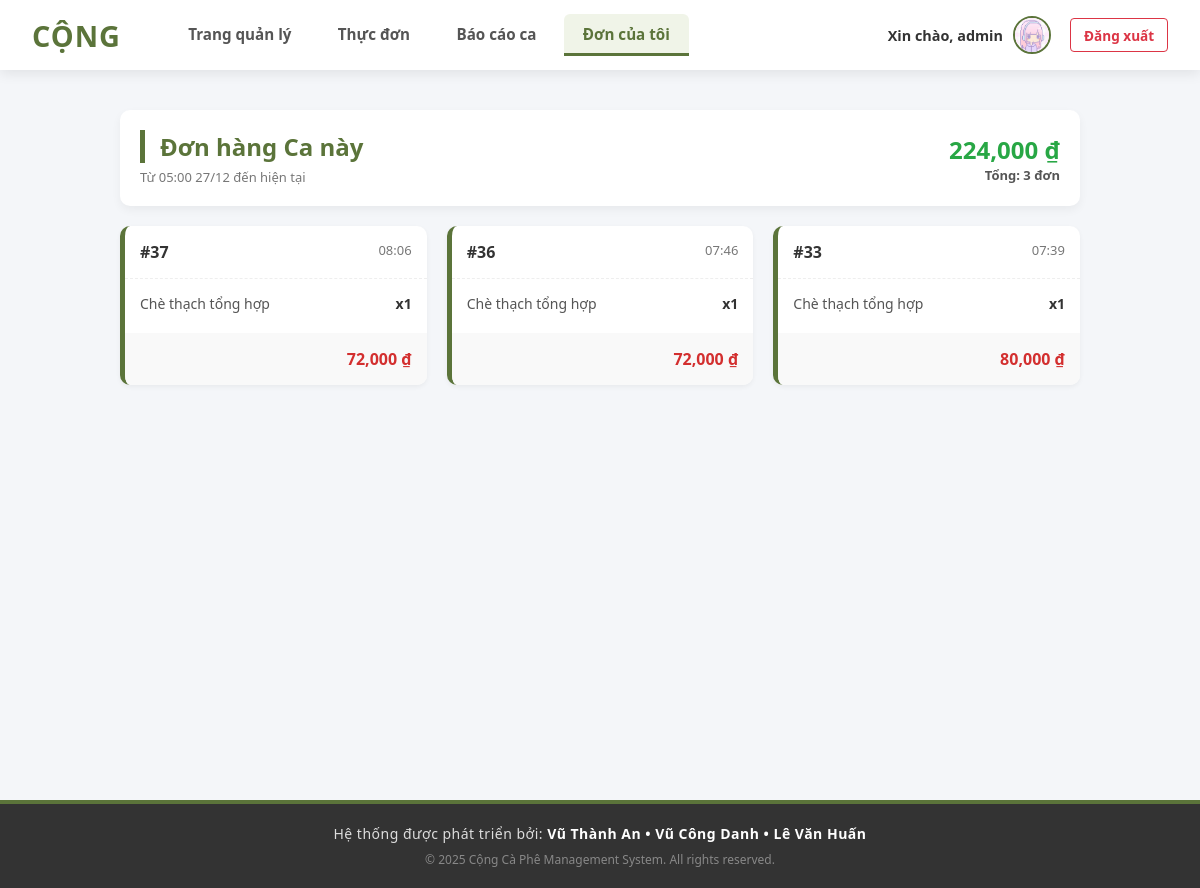
The app's page /pos/my_orders.php (signed in) with its own data.
### tables this page shows
CREATE TABLE `users` (
  `id` int(11) NOT NULL,
  `username` varchar(100) NOT NULL,
  `password` varchar(255) NOT NULL COMMENT 'Lưu mật khẩu đã hash',
  `full_name` varchar(255) DEFAULT NULL,
  `role` enum('admin','staff') NOT NULL DEFAULT 'staff',
  `security_code` varchar(50) DEFAULT NULL,
  `shift` varchar(20) DEFAULT 'full',
  `gender` varchar(10) DEFAULT 'Khác',
  `birth_year` int(11) DEFAULT 2000,
  `phone` varchar(20) DEFAULT '',
  `address` text DEFAULT '',
  `avatar` varchar(255) DEFAULT 'default_user.png'
);

CREATE TABLE `shift_reports` (
  `id` int(11) NOT NULL,
  `user_id` int(11) NOT NULL,
  `shift_code` varchar(20) NOT NULL,
  `report_date` date NOT NULL,
  `system_revenue` decimal(10,2) DEFAULT 0.00,
  `real_cash` decimal(10,2) DEFAULT 0.00,
  `difference` decimal(10,2) DEFAULT 0.00,
  `inventory_notes` text DEFAULT NULL,
  `notes` text DEFAULT NULL,
  `created_at` timestamp NOT NULL DEFAULT current_timestamp()
);

CREATE TABLE `orders` (
  `id` int(11) NOT NULL,
  `user_id` int(11) NOT NULL COMMENT 'Nhân viên tạo đơn',
  `order_date` datetime NOT NULL DEFAULT current_timestamp(),
  `total_amount` int(11) NOT NULL,
  `total_cost` decimal(15,0) NOT NULL DEFAULT 0,
  `status` enum('pending','paid','cancelled') NOT NULL DEFAULT 'pending'
);

CREATE TABLE `order_details` (
  `id` int(11) NOT NULL,
  `order_id` int(11) NOT NULL,
  `product_id` int(11) NOT NULL,
  `quantity` int(11) NOT NULL,
  `price` int(11) NOT NULL COMMENT 'Giá tại thời điểm bán',
  `note` text DEFAULT NULL
);

CREATE TABLE `products` (
  `id` int(11) NOT NULL,
  `category_id` int(11) NOT NULL,
  `name` varchar(255) NOT NULL,
  `price` int(11) NOT NULL,
  `original_price` decimal(10,2) DEFAULT 0.00,
  `stock` int(11) NOT NULL,
  `image` varchar(255) DEFAULT 'default.jpg',
  `description` text DEFAULT NULL,
  `is_locked` tinyint(1) DEFAULT 0
);

### pos/my_orders.php (the view, shortened to what this page needs)
<?php
require '../includes/header.php';
$user_id = $_SESSION['user_id'];
$today = date('Y-m-d');
$sql_last_shift = "SELECT created_at FROM shift_reports ORDER BY id DESC LIMIT 1";
$q_last = mysqli_query($conn, $sql_last_shift);
$r_last = mysqli_fetch_assoc($q_last);
$start_time = ($r_last) ? $r_last['created_at'] : "$today 00:00:00";
$sql_orders = "SELECT * FROM orders
               WHERE user_id = '$user_id'
               AND order_date > '$start_time'
               ORDER BY order_date DESC";
$result = mysqli_query($conn, $sql_orders);
$total_orders = mysqli_num_rows($result);
?>
<div class="content pos-wrapper">
    <div class="page-header">
        <div>
            <h2 style="margin:0; color: #5B743A;">Đơn hàng Ca này</h2>
            <div style="font-size: 13px; color: #777; margin-top: 5px;">
                Từ <?php echo date('H:i d/m', strtotime($start_time)); ?> đến hiện tại
            </div>
        </div>
        <div style="text-align: right;">
            <div style="font-size: 24px; font-weight: bold; color: #28a745;" id="total-rev-display">0 ₫</div>
            <div style="font-size: 13px; font-weight: bold; color: #555;">Tổng: <?php echo $total_orders; ?> đơn</div>
        </div>
    </div>
    <div class="order-list">
        <?php if ($total_orders > 0): ?>
            <?php
            while ($row = mysqli_fetch_assoc($result)):
                $oid = $row['id'];
                $q_detail = mysqli_query($conn, "SELECT d.quantity, p.name
                                                 FROM order_details d
                                                 JOIN products p ON d.product_id = p.id
                                                 WHERE d.order_id = $oid");
            ?>
                <div class="order-card">
                    <div class="card-top">
                        <span class="order-id">#<?php echo $row['id']; ?></span>
                        <span class="order-time"><?php echo date('H:i', strtotime($row['order_date'])); ?></span>
                    </div>
                    <div class="card-body">
                        <?php while($d = mysqli_fetch_assoc($q_detail)): ?>
                            <div class="product-line">
                                <span class="product-name"><?php echo htmlspecialchars($d['name']); ?></span>
                                <span class="product-qty">x<?php echo $d['quantity']; ?></span>
                            </div>
                        <?php endwhile; ?>
                    </div>
                    <div class="card-footer">
                        <?php echo number_format($row['total_amount']); ?> ₫
                    </div>
                </div>
            <?php endwhile; ?>
        <?php endif; ?>
    </div>
</div>
<?php require '../includes/footer.php'; ?>

### includes/header.php (shortened to what this page needs)
<?php
$current_page = basename($_SERVER['PHP_SELF']);
function isActive($page_name, $current_page) {
    if (is_array($page_name)) {
        return in_array($current_page, $page_name) ? 'active' : '';
    }
    return ($current_page == $page_name) ? 'active' : '';
}
$has_image = false; $avatar_url = ""; $first_char = "U"; $profile_link = "#";
if (isset($_SESSION['user_id'])) {
    if ($conn) {
        $uid = intval($_SESSION['user_id']);
        $q_avt = mysqli_query($conn, "SELECT avatar FROM users WHERE id = $uid");
        if ($q_avt && mysqli_num_rows($q_avt) > 0) {
            $r_avt = mysqli_fetch_assoc($q_avt);
            if (!empty($r_avt['avatar']) && $r_avt['avatar'] != 'default_user.png') {
                $has_image = true;
                $avatar_url = "/QuanLyCaPhe/admin/uploads/" . $r_avt['avatar'];
            }
        }
    }
    if (isset($_SESSION['username'])) {
        $first_char = strtoupper(substr($_SESSION['username'], 0, 1));
    }
    $profile_link = "/QuanLyCaPhe/admin/user_view.php?id=" . $uid;
}
?>
<!DOCTYPE html>
<html lang="vi">
<head>
    <link rel="stylesheet" href="/QuanLyCaPhe/css/admin_style.css">
    <link rel="stylesheet" href="/QuanLyCaPhe/css/header_style.css">
</head>
<body>
<header>
    <div class="header-container">
        <div class="header-left">
            <a href="/QuanLyCaPhe/index.php" class="logo">Cộng</a>
            <?php if (isset($_SESSION['user_id'])): ?>
            <nav>
                <ul>
                    <?php if ($_SESSION['role'] == 'admin'): ?>
                        <?php
                        $admin_pages = [
                            'dashboard.php',
                            'product_list.php', 'product_add.php', 'product_edit.php',
                            'order_list.php', 'order_details.php',
                            'user_list.php', 'user_add.php', 'user_edit.php', 'user_view.php',
                            'shift_history.php', 'stats.php'
                        ];
                        ?>
                        <li>
                            <a href="/QuanLyCaPhe/admin/dashboard.php" class="<?php echo isActive($admin_pages, $current_page); ?>">
                                Trang quản lý
                            </a>
                        </li>
                    <?php endif; ?>
                    <li>
                        <a href="/QuanLyCaPhe/pos/pos.php" class="<?php echo isActive('pos.php', $current_page); ?>">
                            Thực đơn
                        </a>
                    </li>
                    <li>
                        <a href="/QuanLyCaPhe/pos/shift_report.php" class="<?php echo isActive('shift_report.php', $current_page); ?>">
                            Báo cáo ca
                        </a>
                    </li>
                    <li>
                        <a href="/QuanLyCaPhe/pos/my_orders.php" class="<?php echo isActive('my_orders.php', $current_page); ?>">
                            Đơn của tôi
                        </a>
                    </li>
                </ul>
            </nav>
            <?php endif; ?>
        </div>
        <?php if (isset($_SESSION['user_id'])): ?>
            <div class="user-info">
                <a href="<?php echo $profile_link; ?>" style="display:flex; align-items:center; gap:10px; text-decoration:none; color:#333;">
                    <span>Xin chào, <?php echo htmlspecialchars($_SESSION['username']); ?></span>
                    <?php if ($has_image): ?>
                        <img src="<?php echo $avatar_url; ?>" class="avatar-img" alt="Avt">
                    <?php else: ?>
                        <div class="avatar-letter"><?php echo $first_char; ?></div>
                    <?php endif; ?>
                </a>
                <a href="/QuanLyCaPhe/logout.php" class="logout-link">Đăng xuất</a>
            </div>
        <?php else: ?>
            <div class="user-info">
                <a href="/QuanLyCaPhe/login.php" class="logout-link" style="color: #007bff; border-color: #007bff;">Đăng nhập</a>
            </div>
        <?php endif; ?>
    </div>
</header>
<main class="content">

### css/admin_style.css (style rules this page uses)
h2 { color: #333; margin-bottom: 1.5rem; font-size: 24px; border-left: 5px solid #5B743A; padding-left: 15px; }

### css/header_style.css (style rules this page uses)
* { margin: 0; padding: 0; box-sizing: border-box; font-family: "Segoe UI", Tahoma, Geneva, Verdana, sans-serif; }
body { background-color: #f4f6f9; color: #333; }
header { background: white; padding: 0 2rem; height: 70px; position: fixed; top: 0; left: 0; width: 100%; z-index: 1000; box-shadow: 0 4px 12px rgba(0, 0, 0, 0.08); display: flex; align-items: center; }
.header-container { width: 100%; max-width: 1400px; margin: 0 auto; display: flex; justify-content: space-between; align-items: center; height: 100%; }
.header-left { display: flex; align-items: center; gap: 3rem; height: 100%; }
.header-left .logo { font-size: 1.8rem; font-weight: 800; letter-spacing: 1px; color: #5B743A; text-decoration: none; text-transform: uppercase; display: flex; align-items: center; }
.header-left nav { height: 100%; }
.header-left nav ul { list-style: none; display: flex; gap: 0.5rem; height: 100%; align-items: center; }
.header-left nav ul li { height: 100%; display: flex; align-items: center; }
.header-left nav ul li a { color: #555; text-decoration: none; font-weight: 600; padding: 0 1.2rem; height: 60%; display: flex; align-items: center; border-radius: 6px; transition: all 0.2s ease; font-size: 0.95rem; border-bottom: 3px solid transparent; }
.header-left nav ul li a.active { background-color: #f0f4e8; color: #5B743A; font-weight: 700; border-bottom-color: #5B743A; border-radius: 6px 6px 0 0; }
.user-info { display: flex; align-items: center; gap: 1.2rem; font-size: 0.9rem; }
.user-info a { text-decoration: none; color: #333; display: flex; align-items: center; gap: 10px; font-weight: 600; transition: 0.2s; }
.avatar-img { width: 38px; height: 38px; border-radius: 50%; object-fit: cover; border: 2px solid #5B743A; }
.logout-link { color: #dc3545 !important; border: 1px solid #dc3545; padding: 0.4rem 0.8rem; border-radius: 4px; font-size: 0.85rem; }
.content { margin-top: 90px; max-width: 1400px; margin-left: auto; margin-right: auto; padding: 0 20px 40px 20px; min-height: 80vh; }

### pos/my_orders.php (style rules this page uses)
.pos-wrapper { max-width: 1000px; margin: 30px auto; padding: 20px; }
.page-header { display: flex; justify-content: space-between; align-items: center; background: white; padding: 20px; border-radius: 10px; box-shadow: 0 4px 10px rgba(0,0,0,0.05); margin-bottom: 20px; }
.order-list { display: grid; grid-template-columns: repeat(auto-fill, minmax(300px, 1fr)); gap: 20px; }
.order-card { background: white; border-radius: 10px; overflow: hidden; box-shadow: 0 2px 5px rgba(0,0,0,0.05); border-left: 5px solid #5B743A; transition: transform 0.2s; }
.card-top { padding: 15px; border-bottom: 1px dashed #eee; display: flex; justify-content: space-between; }
.order-id { font-weight: bold; color: #333; }
.order-time { font-size: 13px; color: #777; }
.card-body { padding: 15px; }
.product-line { display: flex; justify-content: space-between; font-size: 14px; margin-bottom: 5px; }
.product-name { color: #555; }
.product-qty { font-weight: bold; color: #333; }
.card-footer { padding: 15px; background: #f9f9f9; text-align: right; font-weight: bold; color: #d32f2f; }

### records on screen
users: avatar (picture)
orders: id "37", order_date "08:06", total_amount "72,000"
order_details: product.name "Chè thạch tổng hợp", quantity "1"
orders: id "36", order_date "07:46", total_amount "72,000"
order_details: product.name "Chè thạch tổng hợp", quantity "1"
orders: id "33", order_date "07:39", total_amount "80,000"
order_details: product.name "Chè thạch tổng hợp", quantity "1"

### other values on screen
$_SESSION['username'] "admin"
$total_orders "3"
